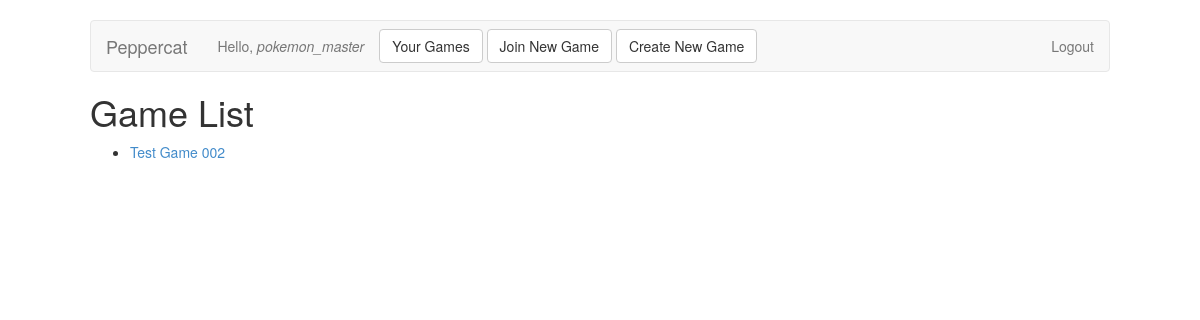
Before: /game (signed in) with the older database file.
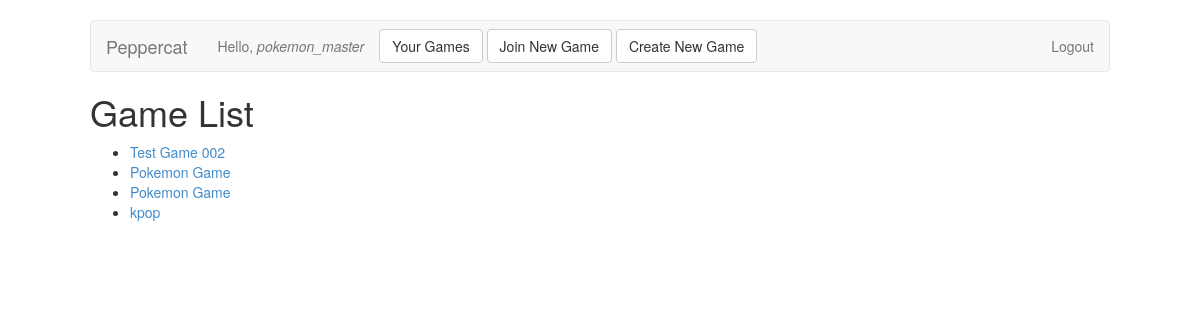
After: the same page with the newer database file.
### peppercat/models.py (models this page shows, shortened)
class Game(db.Model):
	__tablename__ = 'games'
	id            = db.Column(db.Integer, primary_key = True)
	name          = db.Column(db.String())
	date          = db.Column(db.DateTime())
	private       = db.Column(db.Boolean())
	current_scene = db.Column(db.Integer, db.ForeignKey('scenes.id'))
	game_master   = db.Column(db.Integer, db.ForeignKey('users.id'))

### peppercat/routes.py (the view)
@app.route('/game')
def gamelist():
	if 'email' not in session:
		return redirect(url_for('login'))
	gamelist = User.query.filter_by(email = session['email']).first().games
	return render_template('gamelist.html', gamelist = gamelist, user = session['username'])

### peppercat/templates/gamelist.html (shortened to what this page needs)
{% extends "layout.html" %}
{% block content %}
	<h1>Game List</h1>
	{% if gamelist %}
		<ul>
		{% for game in gamelist %}
			<li><a href="{{ url_for('game', id = game.id) }}">{{ game.name }}</a></li>
		{% endfor %}
		</ul>
	{% endif %}
{% endblock %}

Changed rows visible on the page:
added Game: name "Pokemon Game"
added Game: name "Pokemon Game"
added Game: name "kpop"
